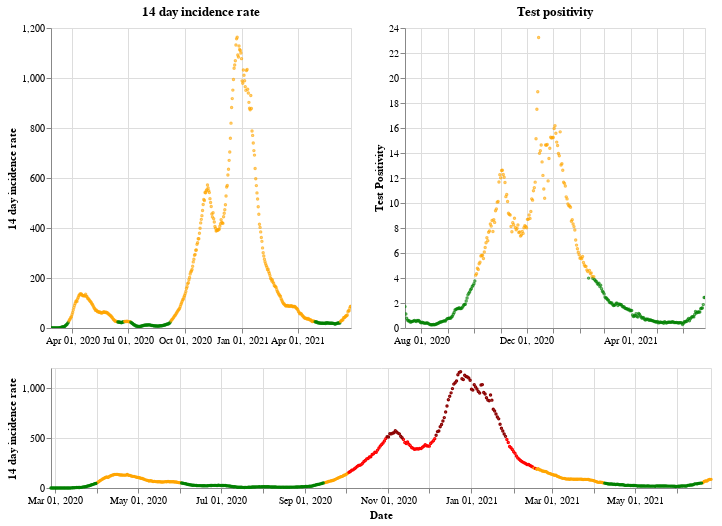

Source (notebook cell):
### Markdown cell above
## Wales

### Code cell
plot_traffic_light('Wales')

### Figure 1 — Vega-Lite specification as saved in the notebook (floating-point values rounded to 4 significant figures; data arrays with more than 128 entries replaced by an {"elided": "..."} marker saying what was removed)
{"config": {"view": {"continuousWidth": 400, "continuousHeight": 300}}, "vconcat": [{"hconcat": [{"mark": {"type": "point", "size": 2}, "encoding": {"color": {"condition": {"value": "green", "test": "(datum.twoWeeklyCasesRate <= 25)"}, "value": "orange"}, "tooltip": [{"type": "nominal", "field": "areaName"}, {"type": "temporal", "field": "date"}, {"type": "quantitative", "field": "twoWeeklyCasesRate"}, {"type": "quantitative", "field": "testPositivity"}], "x": {"type": "temporal", "axis": {"title": ""}, "field": "date", "scale": {"domain": {"selection": "DateBrush"}}, "timeUnit": "yearmonthdate"}, "y": {"type": "quantitative", "axis": {"title": "14 day incidence rate"}, "field": "twoWeeklyCasesRate"}}, "title": "14 day incidence rate", "width": 300}, {"mark": {"type": "point", "size": 2}, "encoding": {"color": {"condition": {"value": "green", "test": "(datum.testPositivity <= 4)"}, "value": "orange"}, "tooltip": [{"type": "nominal", "field": "areaName"}, {"type": "temporal", "field": "date"}, {"type": "quantitative", "field": "twoWeeklyCasesRate"}, {"type": "quantitative", "field": "testPositivity"}], "x": {"type": "temporal", "axis": {"title": ""}, "field": "date", "scale": {"domain": {"selection": "DateBrush"}}, "timeUnit": "yearmonthdate"}, "y": {"type": "quantitative", "axis": {"title": "Test Positivity"}, "field": "testPositivity"}}, "title": "Test positivity", "width": 300}]}, {"layer": [{"mark": {"type": "point", "size": 2}, "encoding": {"color": {"condition": {"value": "orange", "test": "(((datum.testPositivity < 4) && (datum.twoWeeklyCasesRate >= 50)) && (datum.twoWeeklyCasesRate < 200))"}, "value": "red"}, "opacity": {"condition": {"value": 1, "test": "((datum.twoWeeklyCasesRate >= 50) && (datum.twoWeeklyCasesRate < 500))"}, "value": 0}, "tooltip": [{"type": "nominal", "field": "areaName"}, {"type": "temporal", "field": "date"}, {"type": "quantitative", "field": "twoWeeklyCasesRate"}, {"type": "quantitative", "field": "testPositivity"}], "x": {"type": "temporal", "axis": {"title": "Date"}, "field": "date", "timeUnit": "yearmonthdate"}, "y": {"type": "quantitative", "axis": {"title": "14 day incidence rate"}, "field": "twoWeeklyCasesRate"}}, "selection": {"DateBrush": {"type": "interval", "encodings": ["x"], "fields": ["Time"]}}}, {"mark": {"type": "point", "size": 2}, "encoding": {"color": {"value": "darkred"}, "opacity": {"condition": {"value": 1, "test": "(datum.twoWeeklyCasesRate >= 500)"}, "value": 0}, "tooltip": [{"type": "nominal", "field": "areaName"}, {"type": "temporal", "field": "date"}, {"type": "quantitative", "field": "twoWeeklyCasesRate"}, {"type": "quantitative", "field": "testPositivity"}], "x": {"type": "temporal", "axis": {"title": "Date"}, "field": "date", "timeUnit": "yearmonthdate"}, "y": {"type": "quantitative", "axis": {"title": "14 day incidence rate"}, "field": "twoWeeklyCasesRate"}}}, {"mark": {"type": "point", "size": 2}, "encoding": {"color": {"condition": {"value": "green", "test": "((datum.testPositivity < 4) && (datum.twoWeeklyCasesRate < 50))"}, "value": "orange"}, "opacity": {"condition": {"value": 1, "test": "(datum.twoWeeklyCasesRate < 50)"}, "value": 0}, "tooltip": [{"type": "nominal", "field": "areaName"}, {"type": "temporal", "field": "date"}, {"type": "quantitative", "field": "twoWeeklyCasesRate"}, {"type": "quantitative", "field": "testPositivity"}], "x": {"type": "temporal", "axis": {"title": "Date"}, "field": "date", "timeUnit": "yearmonthdate"}, "y": {"type": "quantitative", "axis": {"title": "14 day incidence rate"}, "field": "twoWeeklyCasesRate"}}}], "height": 120, "width": 660}], "data": {"name": "data-23c6382ef8a8cb7efab7f0aebe9c1af7"}, "$schema": "https://vega.github.io/schema/vega-lite/v4.8.1.json", "datasets": {"data-23c6382ef8a8cb7efab7f0aebe9c1af7": {"elided": "486 records"}}}
